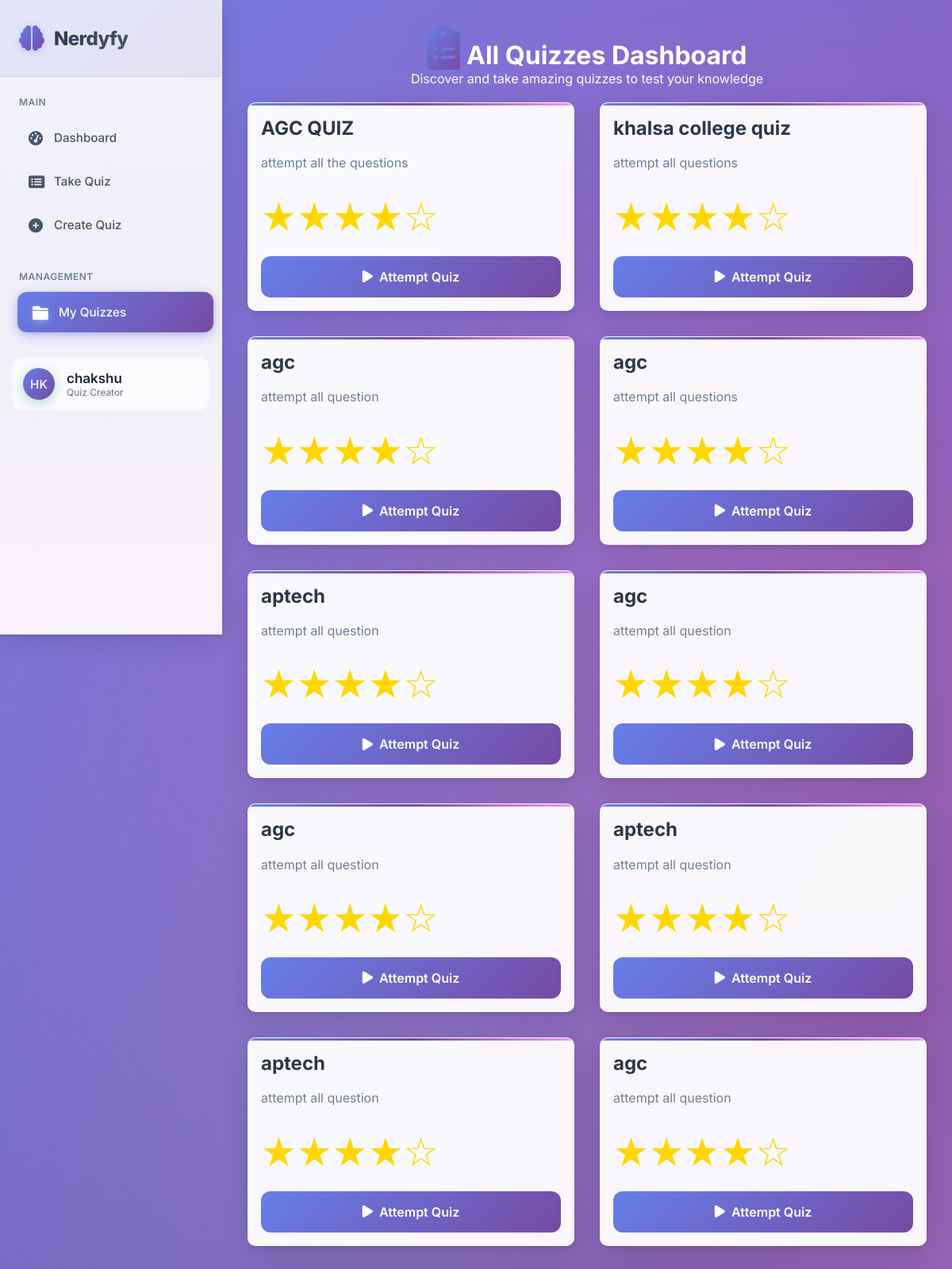
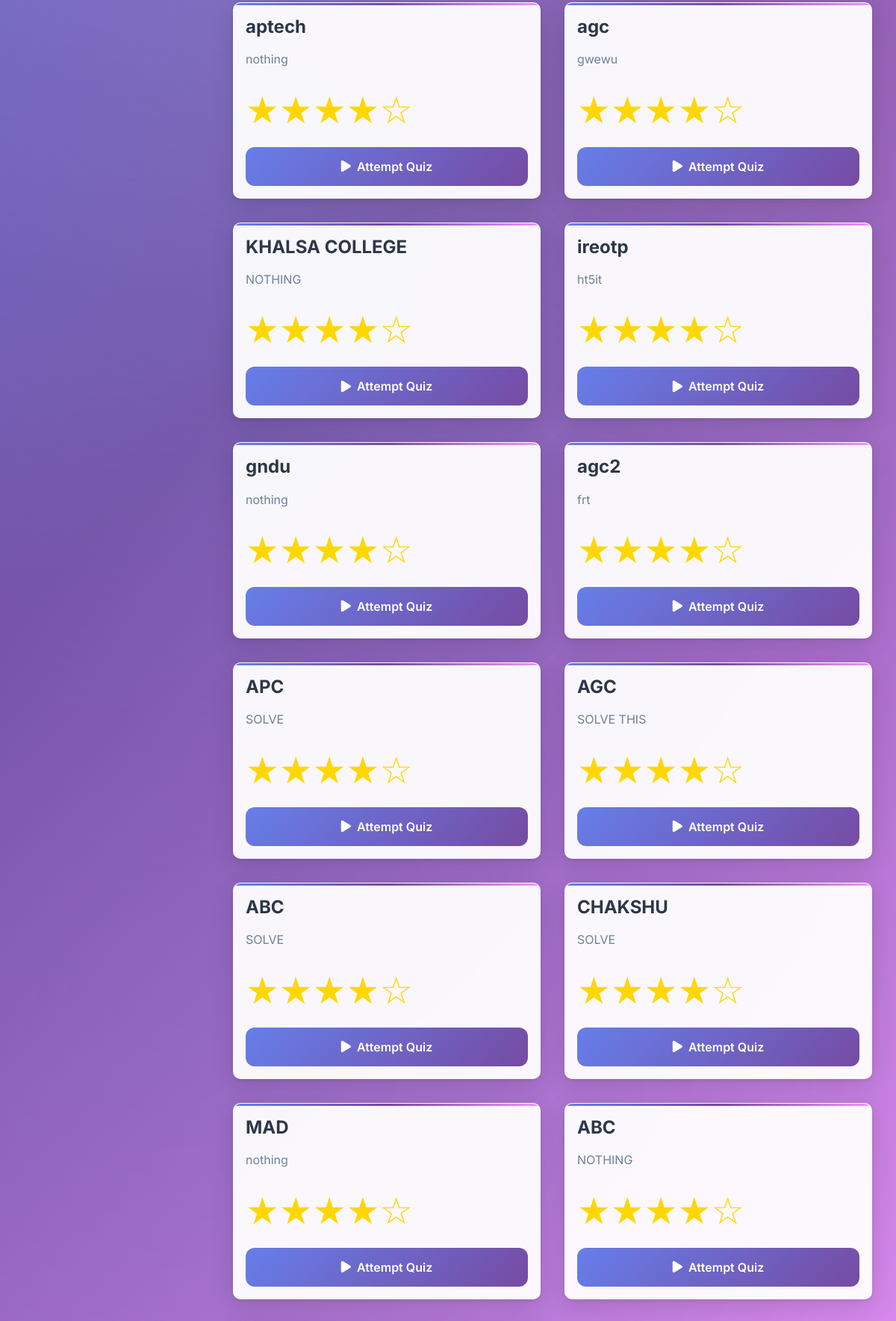
Page /allquiz/ (signed in, upper part) on the committed database (2 pictures, top to bottom).
### quizapp/models.py (models this page shows)
class Quiz(models.Model):
    title = models.CharField(max_length=400)
    description = models.CharField(max_length=1000)
    totalquestions = models.IntegerField()
    time = models.IntegerField()
    created_at = models.DateTimeField(auto_now_add=True)
    created_by = models.ForeignKey(User, on_delete=models.CASCADE, default=1, null=True, blank=True)

### quizapp/views.py (the view)
# urls.py: path('allquiz/',allquiz_views,name='allquiz'),
def allquiz_views(request):
    quizzes = Quiz.objects.all().order_by('created_at')
    return render(request,'allquiz.html',{'quizzes':quizzes})

### template/allquiz.html (shortened to what this page needs)
<!DOCTYPE html>
<html lang="en">
<head>
    <link href="https://cdnjs.cloudflare.com/ajax/libs/font-awesome/6.0.0/css/all.min.css" rel="stylesheet">
</head>
<body>
  <div class="dashboard-container">
        <aside class="sidebar">
            <div class="sidebar-header">
                <div class="logo">
                    <i class="fas fa-brain"></i>
                    <h2>Nerdyfy</h2>
                </div>
            </div>
            <nav class="nav-menu">
                <div class="nav-section">
                    <div class="nav-section-title">Main</div>
                    <div class="nav-item">
                        <a href="{% url 'dashboard' %}" class="nav-link">
                            <i class="fas fa-tachometer-alt"></i>
                            Dashboard
                        </a>
                    </div>
                    <div class="nav-item">
                        <a href="{% url 'allquiz' %}" class="nav-link">
                            <i class="fas fa-list-alt"></i>
                            Take Quiz
                        </a>
                    </div>
                    <div class="nav-item">
                        <a href="{% url 'quizform' %}" class="nav-link">
                            <i class="fas fa-plus-circle"></i>
                            Create Quiz
                        </a>
                    </div>
                </div>
                <div class="nav-section">
                    <div class="nav-section-title">Management</div>
                    <div class="nav-item">
                        <a href="{% url 'myquiz' %}" class="nav-link active">
                            <i class="fas fa-folder"></i>
                            My Quizzes
                        </a>
                    </div>
                </div>
               <div class="nav-item">
                  <a href="/profile" class="user-profile">
                    <div class="user-avatar">HK</div>
                    <div class="user-info">
                      <div class="user-name">{{ user }}</div>
                      <div class="user-role">Quiz Creator</div>
                    </div>
                  </a>
                </div>
            </nav>
        </aside>
        <main class="main-content">
                <div class="content">
                    <h1>
                        <i class="fas fa-clipboard-list header-icon"></i>
                        All Quizzes Dashboard
                    </h1>
                    <p class="content">Discover and take amazing quizzes to test your knowledge</p>
                </div>
                {% if quizzes %}
                    <div class="container" id="quizContainer">
                        {% for quiz in quizzes %}
                            <div class="quiz-card" >
                                <div class="quiz-title">{{ quiz.title }}</div>
                                <div class="quiz-desc">{{ quiz.description|default:"No description provided. This quiz will test your knowledge and help you learn new concepts." }}</div>
                                <div class="quiz-rating">★★★★☆</div>
                                {% if quiz.id %}
                                    <a href="{% url 'takequiz' quiz.id %}" class="attempt-btn">
                                        <i class="fas fa-play btn-icon"></i>
                                        Attempt Quiz
                                    </a>
                                {% endif %}
                            </div>
                        {% endfor %}
                    </div>
                {% endif %}
            </div>
</body>
</html>

### rows in the picture
Quiz: title "AGC QUIZ", description "attempt all the questions", shows "Attempt Quiz"
Quiz: title "khalsa college quiz", description "attempt all questions", shows "Attempt Quiz"
Quiz: title "agc", description "attempt all question", shows "Attempt Quiz"
Quiz: title "agc", description "attempt all questions", shows "Attempt Quiz"
Quiz: title "aptech", description "attempt all question", shows "Attempt Quiz"
Quiz: title "agc", description "attempt all question", shows "Attempt Quiz"
Quiz: title "agc", description "attempt all question", shows "Attempt Quiz"
Quiz: title "aptech", description "attempt all question", shows "Attempt Quiz"
Quiz: title "aptech", description "attempt all question", shows "Attempt Quiz"
Quiz: title "agc", description "attempt all question", shows "Attempt Quiz"
Quiz: title "aptech", description "nothing", shows "Attempt Quiz"
Quiz: title "agc", description "gwewu", shows "Attempt Quiz"
Quiz: title "KHALSA COLLEGE", description "NOTHING", shows "Attempt Quiz"
Quiz: title "ireotp", description "ht5it", shows "Attempt Quiz"
Quiz: title "gndu", description "nothing", shows "Attempt Quiz"
Quiz: title "agc2", description "frt", shows "Attempt Quiz"
Quiz: title "APC", description "SOLVE", shows "Attempt Quiz"
Quiz: title "AGC", description "SOLVE THIS", shows "Attempt Quiz"
Quiz: title "ABC", description "SOLVE", shows "Attempt Quiz"
Quiz: title "CHAKSHU", description "SOLVE", shows "Attempt Quiz"
Quiz: title "MAD", description "nothing", shows "Attempt Quiz"
Quiz: title "ABC", description "NOTHING", shows "Attempt Quiz"

### other values in the picture
{{ user }} "chakshu"
